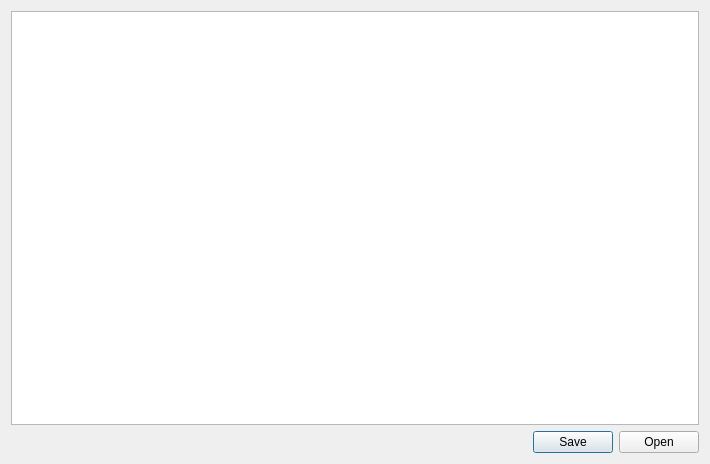
<?xml version="1.0" encoding="UTF-8"?>
<ui version="4.0">
 <class>Dialog</class>
 <widget class="QDialog" name="Dialog">
  <property name="geometry">
   <rect>
    <x>0</x>
    <y>0</y>
    <width>710</width>
    <height>464</height>
   </rect>
  </property>
  <property name="windowTitle">
   <string>Dialog</string>
  </property>
  <layout class="QVBoxLayout" name="verticalLayout">
   <item>
    <widget class="QPlainTextEdit" name="plainTextEdit"/>
   </item>
   <item>
    <widget class="QDialogButtonBox" name="buttonBox">
     <property name="standardButtons">
      <set>QDialogButtonBox::Open|QDialogButtonBox::Save</set>
     </property>
    </widget>
   </item>
  </layout>
 </widget>
 <resources/>
 <connections/>
</ui>
